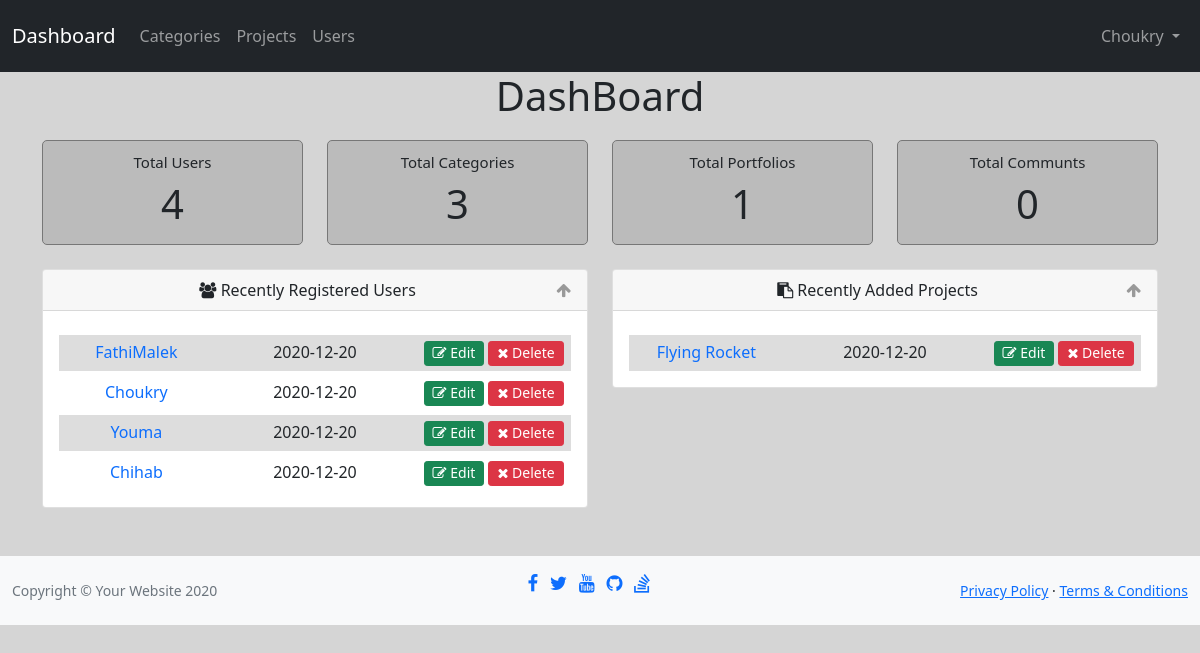
/admin/dashboard.php (signed in), run on the app's committed database.
### tables this page shows
CREATE TABLE `users`(
	`id`       		INT          	NOT NULL AUTO_INCREMENT,
	`username` 		VARCHAR(50)  	NOT NULL UNIQUE,
	`email`    		VARCHAR(100) 	NOT NULL UNIQUE,
	`password` 		VARCHAR(400) 	NOT NULL,
	`fullname` 		VARCHAR(50),
    `join_date` 	DATE			NOT NULL DEFAULT(now()),
	`isadmin`  		ENUM('Y','N')	NOT NULL DEFAULT('N'),
	CONSTRAINT `user_id` PRIMARY KEY (`id`)
);

### admin/includes/functions/functions.php (called while the page is built, shortened)
<?php
function countItems($col, $table) {
    global $con;
    $sql = $con->prepare("SELECT COUNT($col) FROM $table");
    $sql->execute();
    return $sql->fetchColumn();
}
function getLatest($cols, $table, $order, $limit = 5) {
    global $con;
    $sql = $con->prepare("SELECT $cols FROM $table ORDER BY $order DESC LIMIT $limit");
    $sql->execute();
    return $sql->fetchAll();
}

### admin/dashboard.php (the view, shortened to what this page needs)
<?php
include 'init.php';
$users      = countItems('id', 'users');
$categories = countItems('id', 'categories');
$projects   = countItems('id', 'projects');
$comments   = countItems('id', 'comments');
$users_latest       = getLatest('id, username, join_date', 'users', 'join_date', 6);
$projects_latest    = getLatest('id, name, add_date, username, category_title', 'projects_view', 'add_date', 6);
?>
<h1 class="text-center">DashBoard</h1>
<div class="container text-center home-stats">
    <div class="row">
        <div class="col-md-3">
            <div class="stats">
                Total Users
                <span><?php echo $users ?></span>
            </div>
        </div>
        <div class="col-md-3">
            <div class="stats">
                Total Categories
                <span><?php echo $categories ?></span>
            </div>
        </div>
        <div class="col-md-3">
            <div class="stats">
                Total Portfolios
                <span><?php echo $projects ?></span>
            </div>
        </div>
        <div class="col-md-3">
            <div class="stats">
                Total Communts
                <span><?php echo $comments ?></span>
            </div>
        </div>
    </div>
    <div class="row pt-4">
        <div class="col-sm-6">
            <div class="card">
                <div class="card-header">
                    <i class="fa fa-users"></i> Recently Registered Users
                    <span class="toggle-info pull-right">
                        <i class="fa fa-arrow-up"></i>
                    </span>
                </div>
                <div class="card-body">
                    <ul class="list-unstyled latest">
                        <?php foreach ($users_latest as $user) { ?>
                            <li>
                                <div class="row">
                                    <div class="col-sm-4">
                                        <a href="profile.php?username=<?php echo $user['username']; ?>">
                                            <?php echo $user['username'] ?>
                                        </a>
                                    </div>
                                    <div class="col-sm-4">
                                        <?php echo $user['join_date'] ?>
                                    </div>
                                    <div class="col-sm-4">
                                        <a href="edit.php?id=<?php echo $user['id']; ?>" class="btn btn-sm btn-success" role="button">
                                            <i class="fa fa-edit"></i> Edit
                                        </a>
                                        <a href="delete.php?id=<?php echo $user['id']; ?>" class="btn btn-sm btn-danger confirm-delete" role="button" method="POST">
                                            <i class="fa fa-close"></i> Delete
                                        </a>
                                    </div>
                                </div>
                            </li>
                        <?php } ?>
                    </ul>
                </div>
            </div>
        </div>
        <div class="col-sm-6">
            <div class="card">
                <div class="card-header">
                    <i class="fa fa-clipboard"></i> Recently Added Projects
                    <span class="toggle-info pull-right">
                        <i class="fa fa-arrow-up"></i>
                    </span>
                </div>
                <div class="card-body">
                    <ul class="list-unstyled latest">
                        <?php foreach ($projects_latest as $project) { ?>
                            <li>
                                <div class="row">
                                    <div class="col-sm-4">
                                        <a href="project.php?name=<?php echo $project['name']; ?>">
                                            <?php echo $project['name'] ?>
                                        </a>
                                    </div>
                                    <div class="col-sm-4">
                                        <?php echo $project['add_date'] ?>
                                    </div>
                                    <div class="col-sm-4">
                                        <a href="editProject.php?id=<?php echo $project['id']; ?>" class="btn btn-sm btn-success" role="button">
                                            <i class="fa fa-edit"></i> Edit
                                        </a>
                                        <a href="deleteProject.php?id=<?php echo $project['id']; ?>" class="btn btn-sm btn-danger confirm-delete" role="button" method="POST">
                                            <i class="fa fa-close"></i> Delete
                                        </a>
                                    </div>
                                </div>
                            </li>
                        <?php } ?>
                    </ul>
                </div>
            </div>
        </div>
    </div>
</div>
<?php include $inc . 'footer.php';

### admin/layout/css/app.css (style rules this page uses)
h1 { margin-bottom: 20px; }
.home-stats .stats { background-color: #BBB; border: #777 1px solid; border-radius: 5px; padding: 10px; font-size: 15px; }
.home-stats .stats span { font-size: 40px; display: block; }
.toggle-info { color: #999; }
.latest { margin-top: 8px; margin-bottom: 0; }
.latest li { margin-top: 4px; padding: 5px 0; }
.latest li:nth-child(odd) { background-color: #DDD; }
.latest a { text-decoration: none; }
.latest .btn { padding: 0 8px 2px; }

### data on the page
users: username "FathiMalek", join_date "2020-12-20"
users: username "Choukry", join_date "2020-12-20"
users: username "Youma", join_date "2020-12-20"
users: username "Chihab", join_date "2020-12-20"

### other printed values
$_SESSION['user'] "Choukry"
$users "4"
$categories "3"
$projects "1"
$comments "0"
$project['name'] "Flying Rocket"
$project['add_date'] "2020-12-20"
